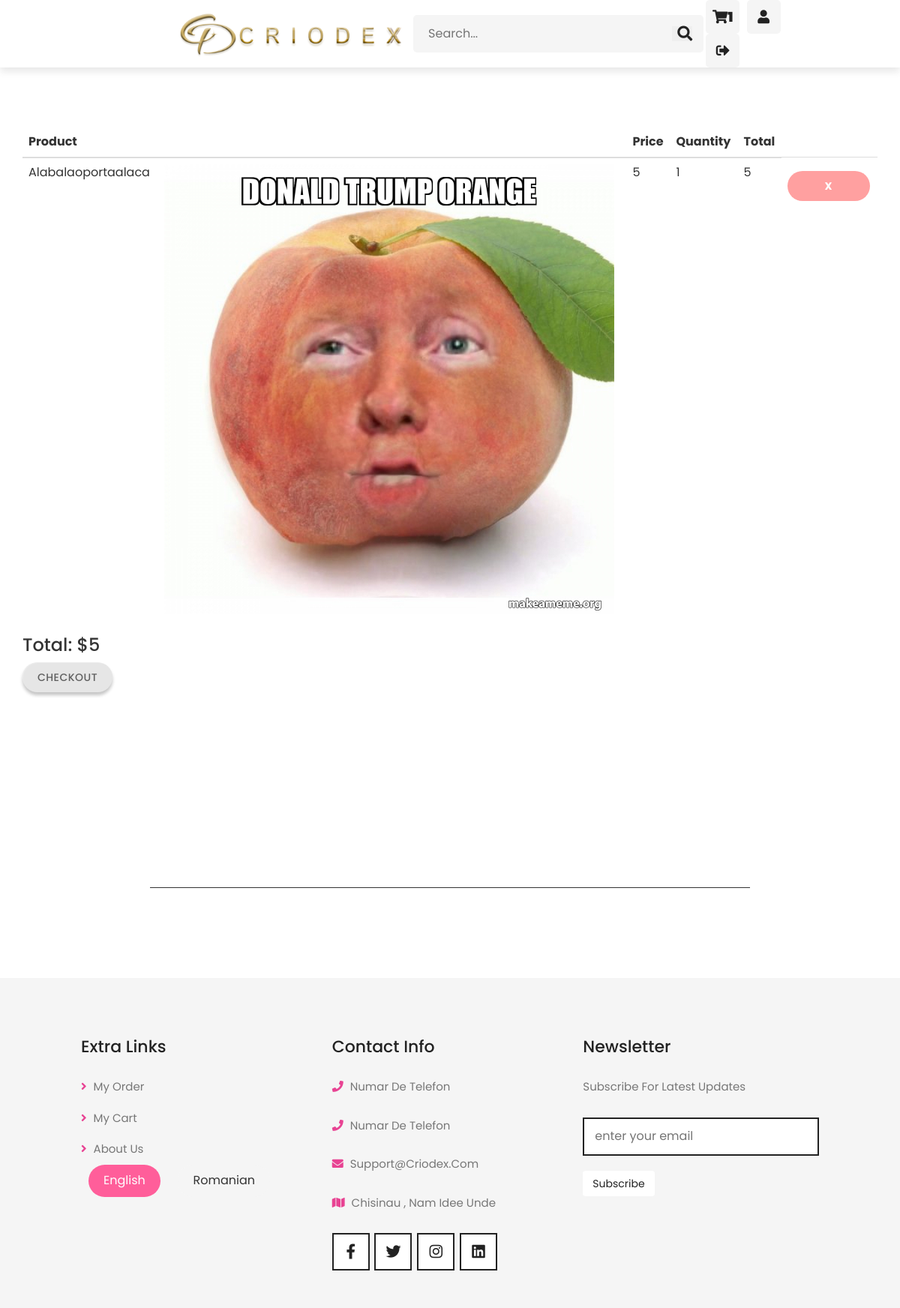
The app's page /cart/ (signed in) with its own data.
### ecom/models.py (models this page shows, shortened)
class Product(models.Model):
    name = models.CharField(max_length=40)
    product_image = models.ImageField(upload_to='product_image/', null=True, blank=True)
    price = models.PositiveIntegerField()
    description = models.CharField(max_length=40)
    category = models.CharField(max_length=40, default='others')

### ecom/views.py (the view)
# urls.py: path('cart/', views.cart_view, name='cart'),
def cart_view(request):
    customer = request.user.customer
    cart_items = CartItem.objects.filter(customer=customer)
    products = []
    total = 0
    for cart_item in cart_items:
        product = cart_item.product
        product.quantity = cart_item.quantity
        product.total = product.price * product.quantity
        products.append(product)
        total += product.total
    product_count_in_cart = len(cart_items)
    customer = request.user.customer
    cart_items = CartItem.objects.filter(customer=customer)
    product_count_in_cart = sum(cart_item.quantity for cart_item in cart_items)
    return render(request, 'ecom/cart.html', {
        'products': products,
        'total': total,
        'product_count_in_cart': product_count_in_cart,
    })

### templates/ecom/cart.html (shortened to what this page needs)
{% extends 'ecom/homebase.html' %}
{% load static %}
{% block content %}
<head>
            <link rel="stylesheet" href="https://cdnjs.cloudflare.com/ajax/libs/font-awesome/5.15.4/css/all.min.css">
        <link rel="stylesheet" href="https://unpkg.com/swiper@7/swiper-bundle.min.css">
        <link rel="stylesheet" href="https://cdnjs.cloudflare.com/ajax/libs/lightgallery-js/1.4.0/css/lightgallery.min.css">
    <link rel="stylesheet" href="../../static/css/style.css?v=12">
    <link href="//netdna.bootstrapcdn.com/bootstrap/3.0.0/css/bootstrap.min.css" rel="stylesheet" id="bootstrap-css">
</head>
<br><br><br><br>
<div class="container">
  <div class="row">
    <div class="col-md-12">
    <div class="smalls">
      <table class="table">
        <thead>
          <tr>
            <th>Product</th>
              <th></th>
            <th>Price</th>
            <th>Quantity</th>
            <th>Total</th>
          </tr>
        </thead>
        <tbody>
          {% for p in products %}
          <tr>
            <td>{{ p.name }}</td>
              <td><img src="{% static p.product_image.url %}" class="imagein2"></td>
            <td>{{ p.price }}</td>
            <td>{{ p.quantity }}</td>
            <td>{{ p.total}}</td>
          <td><a href="{% url 'remove-from-cart' p.id %}" class="btn btn-danger btn-sm"><div class="ics">X</div></a></td>
          </tr>
          {% endfor %}
        </tbody>
      </table>
      <h3>Total: ${{ total }}</h3>
      <a href="{% url 'customer-address' %}" class="cart-button">Checkout   </a>
    </div>
  </div>
  </div>
</div>
<br><br><br>
<br><br><br><br><br>
{% endblock content %}

### static/css/style.css (style rules this page uses)
* { font-family: 'Poppins', sans-serif; margin: 0; padding: 0; -webkit-box-sizing: border-box; box-sizing: border-box; outline: none; border: none; text-decoration: none; text-transform: capitalize; -webkit-transition: all .2s linear; transition: all .2s linear; }
html { font-size: 62.5%; overflow-x: hidden; scroll-behavior: smooth; scroll-padding-top: 6rem; }
.btn { display: inline-block; margin-top: 1rem; border: 0.2rem solid #222; background: #fff; padding: 1rem 3rem; font-size: 1.7rem; cursor: pointer; color: #222; }

### templates/ecom/homebase.html (style rules this page uses)
body { background-color: #f7f7f7; }
.cart-button { background-color: #306844; border: none; border-radius: 20px; color: #1C1C1C; cursor: pointer; display: flex; align-items: center; justify-content: center; font-size: 14px; font-weight: 500; height: 40px; letter-spacing: 0.5px; padding: 0 20px; text-align: center; text-decoration: none; text-transform: uppercase; transition: background-color 0.3s ease-in-out; }
.col-md-12 { position: relative; min-height: 1px; padding-right: 0px; padding-left: 0px }

### templates/ecom/customer_navbar.html (style rules this page uses)
body { background-color: #f7f7f7; }
.cart-button { background-color: #0c8fc1; box-shadow: 0 4px 4px 0 rgb(0 0 0 / 23%), inset 1px 1px 0 0 hsl(0deg 0% 100% / 20%); padding: 10px 0; text-align: center; height: 41px; border-radius: 2px; font-weight: 500; width: 120px; display: inline-block; color: #FFFFFF; text-decoration: none; color: inherit; border: none; outline: none; }
a { text-decoration: none; }

### templates/ecom/cart.html (style rules this page uses)
.cart-button { background-color: #E6E6E6; border: none; border-radius: 20px; color: #5F5F5F; cursor: pointer; display: flex; align-items: center; justify-content: center; font-size: 14px; font-weight: 500; height: 40px; letter-spacing: 0.5px; padding: 0 20px; text-align: center; text-decoration: none; text-transform: uppercase; transition: background-color 0.3s ease-in-out; }
.btn-danger { color: #fff; text-decoration: none; padding: 1px; border-radius: 25px; background-color: #ffa0a0; transition: background-color 0.3s ease, color 0.3s ease; cursor: pointer; display: flex; align-items: center; justify-content: center; text-transform: uppercase; font-weight: bold; letter-spacing: 1px; font-size: 14px; font-family: 'Segoe UI', Tahoma, Geneva, Verdana, sans-serif; border: none; outline: none; width: 110px; height: 40px; line-height: 40px; text-align: center; box-sizing: border-box }

### records on screen
Product: name "Alabalaoportaalaca", product_image (picture), price "5", quantity "1", total "5"

### other values on screen
{{ product_count_in_cart }} "1"
{{ total }} "5"
